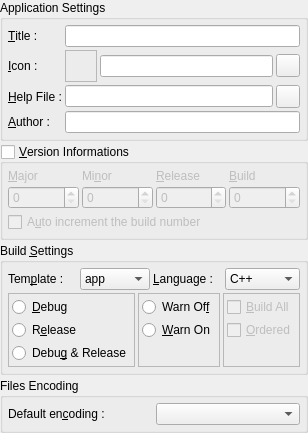
     <widget class="QWidget" name="wApplication" >
      <layout class="QVBoxLayout" >
       <property name="margin" >
        <number>0</number>
       </property>
       <property name="spacing" >
        <number>3</number>
       </property>
       <item>
        <widget class="QGroupBox" name="gbApplication" >
         <property name="sizePolicy" >
          <sizepolicy>
           <hsizetype>5</hsizetype>
           <vsizetype>0</vsizetype>
           <horstretch>0</horstretch>
           <verstretch>0</verstretch>
          </sizepolicy>
         </property>
         <property name="title" >
          <string>Application Settings</string>
         </property>
         <layout class="QGridLayout" >
          <property name="margin" >
           <number>5</number>
          </property>
          <property name="spacing" >
           <number>3</number>
          </property>
          <item row="0" column="0" >
           <widget class="QLabel" name="lTitle" >
            <property name="text" >
             <string>&amp;Title :</string>
            </property>
            <property name="buddy" >
             <cstring>leTitle</cstring>
            </property>
           </widget>
          </item>
          <item row="1" column="2" >
           <widget class="QLineEdit" name="leIcon" />
          </item>
          <item row="2" column="1" colspan="2" >
           <widget class="QLineEdit" name="leHelpFile" />
          </item>
          <item row="1" column="0" >
           <widget class="QLabel" name="lIcon" >
            <property name="text" >
             <string>&amp;Icon :</string>
            </property>
            <property name="buddy" >
             <cstring>tbIcon</cstring>
            </property>
           </widget>
          </item>
          <item row="2" column="3" >
           <widget class="QToolButton" name="tbHelpFile" >
            <property name="icon" >
             <iconset resource="../../../../../monkey/src/resources/resources.qrc" >:/Icons/Icons/fileopen.png</iconset>
            </property>
           </widget>
          </item>
          <item row="2" column="0" >
           <widget class="QLabel" name="lHelpFile" >
            <property name="text" >
             <string>&amp;Help File :</string>
            </property>
            <property name="buddy" >
             <cstring>tbHelpFile</cstring>
            </property>
           </widget>
          </item>
          <item row="1" column="1" >
           <widget class="QLabel" name="lPixmap" >
            <property name="minimumSize" >
             <size>
              <width>32</width>
              <height>32</height>
             </size>
            </property>
            <property name="maximumSize" >
             <size>
              <width>32</width>
              <height>32</height>
             </size>
            </property>
            <property name="frameShape" >
             <enum>QFrame::StyledPanel</enum>
            </property>
            <property name="scaledContents" >
             <bool>true</bool>
            </property>
            <property name="alignment" >
             <set>Qt::AlignCenter</set>
            </property>
           </widget>
          </item>
          <item row="0" column="1" colspan="3" >
           <widget class="QLineEdit" name="leTitle" />
          </item>
          <item row="1" column="3" >
           <widget class="QToolButton" name="tbIcon" >
            <property name="icon" >
             <iconset resource="../../../../../monkey/src/resources/resources.qrc" >:/Icons/Icons/fileopen.png</iconset>
            </property>
           </widget>
          </item>
          <item row="3" column="0" >
           <widget class="QLabel" name="lAuthor" >
            <property name="text" >
             <string>&amp;Author :</string>
            </property>
            <property name="buddy" >
             <cstring>leAuthor</cstring>
            </property>
           </widget>
          </item>
          <item row="3" column="1" colspan="3" >
           <widget class="QLineEdit" name="leAuthor" />
          </item>
         </layout>
        </widget>
       </item>
       <item>
        <widget class="QGroupBox" name="gbVersion" >
         <property name="sizePolicy" >
          <sizepolicy>
           <hsizetype>5</hsizetype>
           <vsizetype>0</vsizetype>
           <horstretch>0</horstretch>
           <verstretch>0</verstretch>
          </sizepolicy>
         </property>
         <property name="title" >
          <string>&amp;Version Informations</string>
         </property>
         <property name="checkable" >
          <bool>true</bool>
         </property>
         <property name="checked" >
          <bool>false</bool>
         </property>
         <layout class="QGridLayout" >
          <property name="margin" >
           <number>5</number>
          </property>
          <property name="spacing" >
           <number>3</number>
          </property>
          <item row="2" column="0" colspan="4" >
           <widget class="QCheckBox" name="cbBuildAutoIncrement" >
            <property name="text" >
             <string>A&amp;uto increment the build number</string>
            </property>
           </widget>
          </item>
          <item row="0" column="3" >
           <widget class="QLabel" name="lBuild" >
            <property name="text" >
             <string>&amp;Build</string>
            </property>
            <property name="buddy" >
             <cstring>sbBuild</cstring>
            </property>
           </widget>
          </item>
          <item row="1" column="3" >
           <widget class="QSpinBox" name="sbBuild" >
            <property name="maximum" >
             <number>32767</number>
            </property>
           </widget>
          </item>
          <item row="1" column="2" >
           <widget class="QSpinBox" name="sbRelease" >
            <property name="maximum" >
             <number>32767</number>
            </property>
           </widget>
          </item>
          <item row="1" column="1" >
           <widget class="QSpinBox" name="sbMinor" >
            <property name="maximum" >
             <number>32767</number>
            </property>
           </widget>
          </item>
          <item row="1" column="0" >
           <widget class="QSpinBox" name="sbMajor" >
            <property name="maximum" >
             <number>32767</number>
            </property>
           </widget>
          </item>
          <item row="0" column="2" >
           <widget class="QLabel" name="lRelease" >
            <property name="text" >
             <string>&amp;Release</string>
            </property>
            <property name="buddy" >
             <cstring>sbRelease</cstring>
            </property>
           </widget>
          </item>
          <item row="0" column="1" >
           <widget class="QLabel" name="lMinor" >
            <property name="text" >
             <string>Mi&amp;nor</string>
            </property>
            <property name="buddy" >
             <cstring>sbMinor</cstring>
            </property>
           </widget>
          </item>
          <item row="0" column="0" >
           <widget class="QLabel" name="lMajor" >
            <property name="text" >
             <string>&amp;Major</string>
            </property>
            <property name="buddy" >
             <cstring>sbMajor</cstring>
            </property>
           </widget>
          </item>
         </layout>
        </widget>
       </item>
       <item>
        <widget class="QGroupBox" name="gbBuild" >
         <property name="sizePolicy" >
          <sizepolicy>
           <hsizetype>5</hsizetype>
           <vsizetype>0</vsizetype>
           <horstretch>0</horstretch>
           <verstretch>0</verstretch>
          </sizepolicy>
         </property>
         <property name="title" >
          <string>Build &amp;Settings</string>
         </property>
         <layout class="QGridLayout" >
          <property name="margin" >
           <number>5</number>
          </property>
          <property name="spacing" >
           <number>3</number>
          </property>
          <item row="0" column="0" colspan="3" >
           <layout class="QHBoxLayout" >
            <property name="margin" >
             <number>0</number>
            </property>
            <property name="spacing" >
             <number>3</number>
            </property>
            <item>
             <widget class="QLabel" name="lTemplate" >
              <property name="text" >
               <string>Tem&amp;plate :</string>
              </property>
              <property name="buddy" >
               <cstring>cbTemplate</cstring>
              </property>
             </widget>
            </item>
            <item>
             <widget class="QComboBox" name="cbTemplate" >
              <item>
               <property name="text" >
                <string>app</string>
               </property>
               <property name="icon" >
                <iconset resource="../resources/qmake_resources.qrc" >:/Icons/icons/form.png</iconset>
               </property>
              </item>
              <item>
               <property name="text" >
                <string>lib</string>
               </property>
               <property name="icon" >
                <iconset resource="../../../../../monkey/src/resources/resources.qrc" >:/Icons/Icons/misc.png</iconset>
               </property>
              </item>
              <item>
               <property name="text" >
                <string>vcapp</string>
               </property>
               <property name="icon" >
                <iconset resource="../resources/qmake_resources.qrc" >:/Icons/icons/form.png</iconset>
               </property>
              </item>
              <item>
               <property name="text" >
                <string>vclib</string>
               </property>
               <property name="icon" >
                <iconset resource="../../../../../monkey/src/resources/resources.qrc" >:/Icons/Icons/misc.png</iconset>
               </property>
              </item>
              <item>
               <property name="text" >
                <string>subdirs</string>
               </property>
               <property name="icon" >
                <iconset resource="../../../../../monkey/src/resources/resources.qrc" >:/Icons/Icons/fileopen.png</iconset>
               </property>
              </item>
             </widget>
            </item>
            <item>
             <widget class="QLabel" name="lLanguage" >
              <property name="text" >
               <string>&amp;Language :</string>
              </property>
              <property name="buddy" >
               <cstring>cbLanguage</cstring>
              </property>
             </widget>
            </item>
            <item>
             <widget class="QComboBox" name="cbLanguage" >
              <item>
               <property name="text" >
                <string>C++</string>
               </property>
               <property name="icon" >
                <iconset resource="../../../../../monkey/src/resources/resources.qrc" >:/Icons/Icons/misc.png</iconset>
               </property>
              </item>
              <item>
               <property name="text" >
                <string>Qt4/C++</string>
               </property>
               <property name="icon" >
                <iconset resource="../resources/qmake_resources.qrc" >:/Icons/icons/qt.png</iconset>
               </property>
              </item>
              <item>
               <property name="text" >
                <string>Qt3/C++</string>
               </property>
               <property name="icon" >
                <iconset resource="../resources/qmake_resources.qrc" >:/Icons/icons/qt.png</iconset>
               </property>
              </item>
             </widget>
            </item>
           </layout>
          </item>
          <item row="1" column="1" >
           <widget class="QFrame" name="fWarn" >
            <property name="sizePolicy" >
             <sizepolicy>
              <hsizetype>4</hsizetype>
              <vsizetype>5</vsizetype>
              <horstretch>0</horstretch>
              <verstretch>0</verstretch>
             </sizepolicy>
            </property>
            <property name="frameShape" >
             <enum>QFrame::StyledPanel</enum>
            </property>
            <layout class="QVBoxLayout" >
             <property name="margin" >
              <number>3</number>
             </property>
             <property name="spacing" >
              <number>3</number>
             </property>
             <item>
              <widget class="QRadioButton" name="rbWarnOff" >
               <property name="text" >
                <string>Warn Of&amp;f</string>
               </property>
              </widget>
             </item>
             <item>
              <widget class="QRadioButton" name="rbWarnOn" >
               <property name="text" >
                <string>&amp;Warn On</string>
               </property>
              </widget>
             </item>
             <item>
              <spacer>
               <property name="orientation" >
                <enum>Qt::Vertical</enum>
               </property>
               <property name="sizeHint" >
                <size>
                 <width>20</width>
                 <height>0</height>
                </size>
               </property>
              </spacer>
             </item>
            </layout>
           </widget>
          </item>
          <item row="1" column="2" >
           <widget class="QFrame" name="fBuildAll" >
            <property name="sizePolicy" >
             <sizepolicy>
              <hsizetype>4</hsizetype>
              <vsizetype>5</vsizetype>
              <horstretch>0</horstretch>
              <verstretch>0</verstretch>
             </sizepolicy>
            </property>
            <property name="frameShape" >
             <enum>QFrame::StyledPanel</enum>
            </property>
            <layout class="QVBoxLayout" >
             <property name="margin" >
              <number>3</number>
             </property>
             <property name="spacing" >
              <number>3</number>
             </property>
             <item>
              <widget class="QCheckBox" name="cbBuildAll" >
               <property name="enabled" >
                <bool>false</bool>
               </property>
               <property name="text" >
                <string>&amp;Build All</string>
               </property>
              </widget>
             </item>
             <item>
              <widget class="QCheckBox" name="cbOrdered" >
               <property name="enabled" >
                <bool>false</bool>
               </property>
               <property name="text" >
                <string>&amp;Ordered</string>
               </property>
              </widget>
             </item>
             <item>
              <spacer>
               <property name="orientation" >
                <enum>Qt::Vertical</enum>
               </property>
               <property name="sizeHint" >
                <size>
                 <width>20</width>
                 <height>0</height>
                </size>
               </property>
              </spacer>
             </item>
            </layout>
           </widget>
          </item>
          <item row="1" column="0" >
           <widget class="QFrame" name="fBuildType" >
            <property name="sizePolicy" >
             <sizepolicy>
              <hsizetype>5</hsizetype>
              <vsizetype>5</vsizetype>
              <horstretch>0</horstretch>
              <verstretch>0</verstretch>
             </sizepolicy>
            </property>
            <property name="frameShape" >
             <enum>QFrame::StyledPanel</enum>
            </property>
            <layout class="QVBoxLayout" >
             <property name="margin" >
              <number>3</number>
             </property>
             <property name="spacing" >
              <number>3</number>
             </property>
             <item>
              <widget class="QRadioButton" name="rbDebug" >
               <property name="text" >
                <string>&amp;Debug</string>
               </property>
              </widget>
             </item>
             <item>
              <widget class="QRadioButton" name="rbRelease" >
               <property name="text" >
                <string>R&amp;elease</string>
               </property>
              </widget>
             </item>
             <item>
              <widget class="QRadioButton" name="rbDebugRelease" >
               <property name="text" >
                <string>Debu&amp;g &amp;&amp; Release</string>
               </property>
              </widget>
             </item>
             <item>
              <spacer>
               <property name="orientation" >
                <enum>Qt::Vertical</enum>
               </property>
               <property name="sizeHint" >
                <size>
                 <width>20</width>
                 <height>0</height>
                </size>
               </property>
              </spacer>
             </item>
            </layout>
           </widget>
          </item>
         </layout>
        </widget>
       </item>
       <item>
        <widget class="QGroupBox" name="gbEncoding" >
         <property name="title" >
          <string>Files Encoding</string>
         </property>
         <layout class="QHBoxLayout" >
          <property name="margin" >
           <number>5</number>
          </property>
          <property name="spacing" >
           <number>3</number>
          </property>
          <item>
           <widget class="QLabel" name="lEncoding" >
            <property name="text" >
             <string>Default en&amp;coding :</string>
            </property>
            <property name="buddy" >
             <cstring>cbEncodings</cstring>
            </property>
           </widget>
          </item>
          <item>
           <widget class="QComboBox" name="cbEncodings" />
          </item>
         </layout>
        </widget>
       </item>
       <item>
        <spacer>
         <property name="orientation" >
          <enum>Qt::Vertical</enum>
         </property>
         <property name="sizeType" >
          <enum>QSizePolicy::Expanding</enum>
         </property>
         <property name="sizeHint" >
          <size>
           <width>20</width>
           <height>0</height>
          </size>
         </property>
        </spacer>
       </item>
      </layout>
     </widget>
